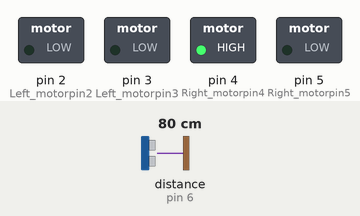
Recording of a sketch running on a simulated Arduino Uno, built with avr-gcc and run on an emulated ATmega328P. Shown: switched loads named in the sketch (green lamp = pin HIGH). Wiring (inferred from the names in the program): ultrasonic range finder: trigger pin 7; echo pin 6. Inputs (shaded band) come from the test bench; at power-on: distance to the obstacle (sensor on pin 6) 80 cm. The echo pulse lasts 58.3 µs per cm; random numbers use the default seed unless the sketch sets one; pins used as bus, display or sensor lines are not drawn.

Above: at 3.4 s.
3.5 s: distance to the obstacle (sensor on pin 6) set to 23 cm
At 4.2 s:
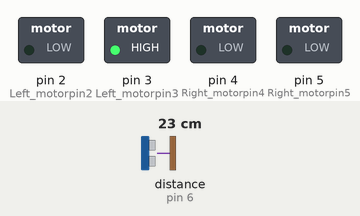
6.3 s: distance to the obstacle (sensor on pin 6) set to 18 cm
At 8.8 s:
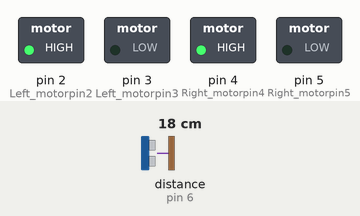
12.4 s: distance to the obstacle (sensor on pin 6) set to 35 cm
At 28.1 s:
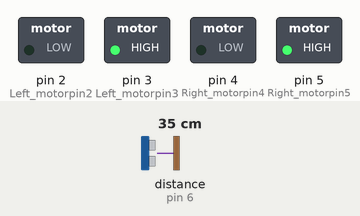
Timing chart, 0 to 37.3 s (numbered marks = the images above; inputs shaded):
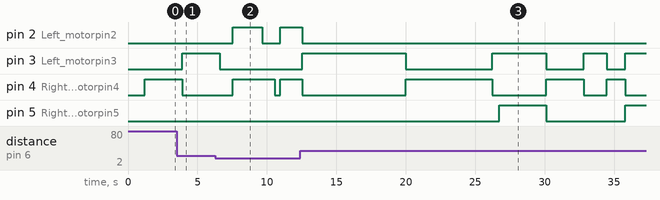

Measured:
- the behaviour switches between 21 and 20 cm on distance to the obstacle (sensor on pin 6) (found by bisection; images 1 and 2)
- after the input at 6.3 s, pin 2 (Left_motorpin2): LOW → HIGH after 1.2 s, → LOW 2.1 s later, → HIGH 1.3 s later
- after the input at 12.4 s, pin 5 (Right_motorpin5): LOW → HIGH after 14.3 s, → LOW 3.4 s later, → HIGH 5.7 s later

The sketch:

BasicManeuvers.ino
```cpp
const int echoPin = 6;
const int trigPin = 7;

const int Left_motorpin2 = 2;
const int Left_motorpin3 = 3;

const int Right_motorpin4 = 4;
const int Right_motorpin5 = 5;

int rand_Direction;
int rand_Avoid;
int rand_Delay;

const int left_LED = 13;
const int LED_delay = 200;
const int right_LED = 8;

int safe = 20;

int distance;
long duration;

void randomizeDrive(int rand)
{

  if (rand == 1){ //FORWARDS

   // Serial.println("Driving Fowards");

    digitalWrite(Left_motorpin2, LOW); //left motor clockwise
    digitalWrite(Left_motorpin3, HIGH);

    digitalWrite(Right_motorpin4, LOW); //right motor clockwise
    digitalWrite(Right_motorpin5, HIGH);

  } else if (rand == 2)
  { //LEFT

  //  Serial.println("Driving Leftwards");

    for (int x = 0; x < 3; x++)
    {

      digitalWrite(left_LED, HIGH);
      delay(LED_delay);
      digitalWrite(left_LED, LOW);
      delay(LED_delay);
    }

    digitalWrite(Left_motorpin3, LOW);
    digitalWrite(Left_motorpin2, LOW);

    digitalWrite(Right_motorpin5, LOW); //right motor counter
    digitalWrite(Right_motorpin4, HIGH);

  } else if (rand == 3)
  { //RIGHT

   // Serial.println("Driving Rightwards");

    for (int x = 0; x < 3; x++)
    {

      digitalWrite(right_LED, HIGH);
      delay(LED_delay);
      digitalWrite(right_LED, LOW);
      delay(LED_delay);
    }

    digitalWrite(Right_motorpin4, LOW);
    digitalWrite(Right_motorpin5, LOW);

    digitalWrite(Left_motorpin3, HIGH); //left motor CLOCK
    digitalWrite(Left_motorpin2, LOW);
  }
}

void backwards(){

  //Serial.println("Driving Backwards");

  digitalWrite(Left_motorpin3, LOW); //left motor counter
  digitalWrite(Left_motorpin2, HIGH);

  digitalWrite(Right_motorpin5, LOW); //right motor counter
  digitalWrite(Right_motorpin4, HIGH);
}

void halt(){

  digitalWrite(Left_motorpin3, LOW); //left motor counter
  digitalWrite(Left_motorpin2, LOW);

  digitalWrite(Right_motorpin5, LOW); //right motor counter
  digitalWrite(Right_motorpin4, LOW);
}


void setup() {

pinMode(trigPin, OUTPUT);
pinMode(Left_motorpin2, OUTPUT);
pinMode(Left_motorpin3, OUTPUT);
pinMode(Right_motorpin4, OUTPUT);
pinMode(Right_motorpin5, OUTPUT);
pinMode(echoPin, INPUT);

Serial.begin(9600);
}


void loop() {

// Clears the trigPin condition
digitalWrite(trigPin, LOW);
delayMicroseconds(2);
// Sets the trigPin HIGH (ACTIVE) for 10 microseconds
digitalWrite(trigPin, HIGH);
delayMicroseconds(10);
digitalWrite(trigPin, LOW);
// Reads the echoPin, returns the sound wave travel time in microseconds
duration = pulseIn(echoPin, HIGH);
// Calculating the distance
distance = duration * 0.034 / 2; // Speed of sound wave divided by 2 (go and back)
// Displays the distance on the Serial Monitor
//Serial.print("Distance: ");
//Serial.println(distance); // add ln
//Serial.println(" cm");
rand_Delay = random(300,1501);

  if (distance >= safe){

    rand_Direction = random(1,4); //1 - 3
   // Serial.println(rand_Direction);

    randomizeDrive(rand_Direction);
    delay(rand_Delay);
  }

  else if (distance < safe){

    rand_Avoid = random(2,4);

    //Serial.print("The randomized number for left/right is: ");
   // Serial.println(rand_Avoid);
    halt();
    delay(rand_Delay);
    backwards();
    delay(rand_Delay);
    randomizeDrive(rand_Avoid);
    delay(rand_Delay);
  }


}
```
